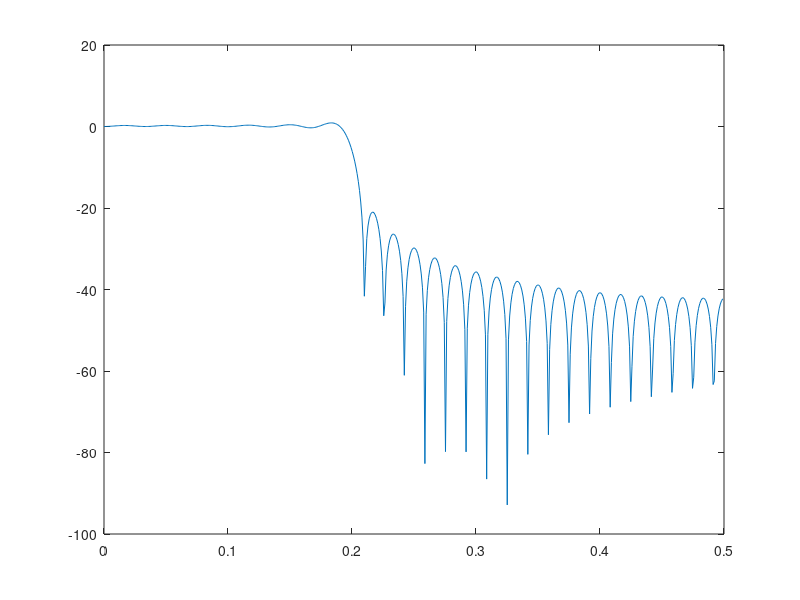
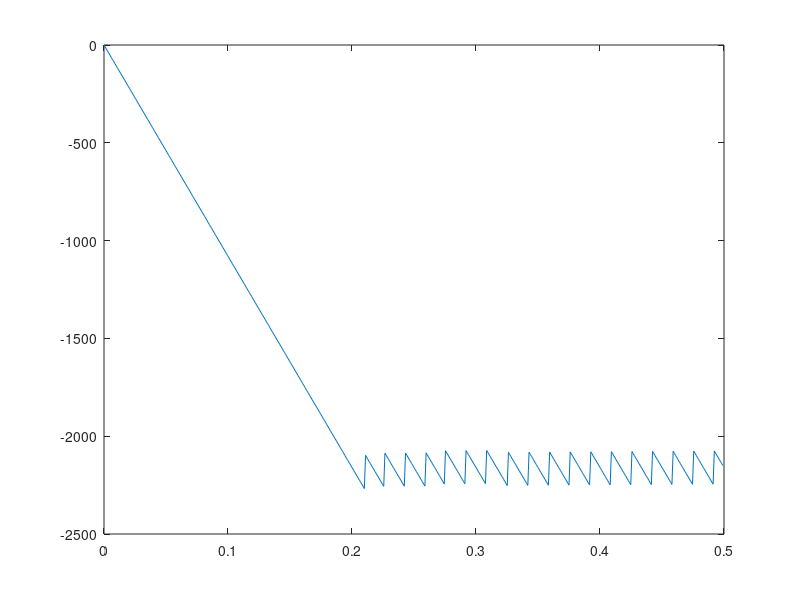
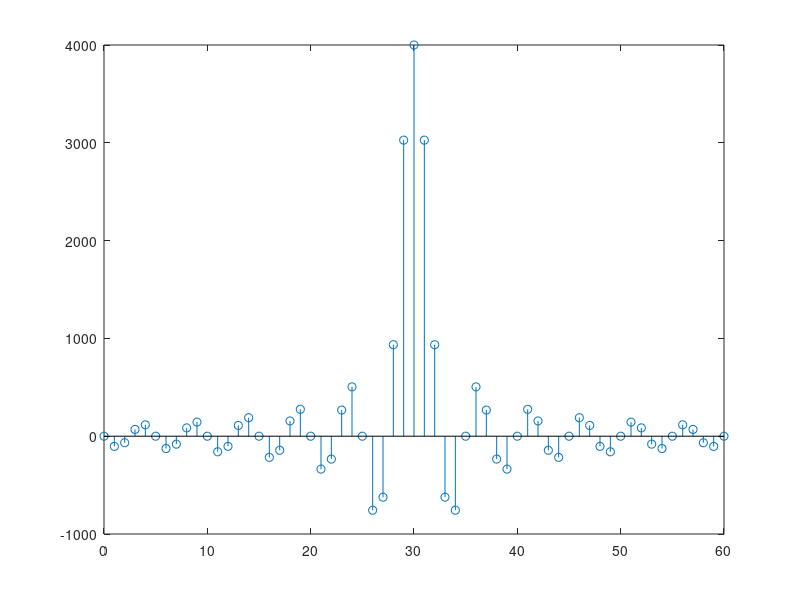

MATLAB code for these plots, in order:
echo on 
Lenght=101; %101
Fs=10000;
W=2000;
Ts=1/Fs;
n=-(Lenght-1)/2:(Lenght-1)/2;
t=Ts*n;
h=2*W*sinc(2*W*t);
N=61;
rec_windowed_h=h((Lenght-N)/2+1:(Lenght+N)/2);
%Freq response
figure(1);
[rec_windowed_H,W1]=freqz(rec_windowed_h,1);
%Normalize the freq response
rec_windowed_H_in_dB=20*log10(abs(rec_windowed_H)/abs(rec_windowed_H(1)));
hanning_window=hann(N);
plot(W/(2*pi),rec_windowed_H_in_dB);
hanning_windowed_h=h((Lenght-N)/2+1:(Lenght+N)/2)*hanning_window;
plot(W1/(2*pi),rec_windowed_H_in_dB);
[hanning_windowed_H,W2]=freqz(hanning_windowed_h,1);
hanning_windowed_H_in_dB=20*log10(abs(hanning_windowed_H)/abs(hanning_windowed_H(1)));
%Plotting comands
%Phase response
figure(2)
plot(W2/(2*pi),hanning_windowed_H_in_dB);
plot(W1/(2*pi),(180/pi)*unwrap(angle(rec_windowed_H)));
%Impulse response
figure(3)
stem([0:N-1],rec_windowed_h);
